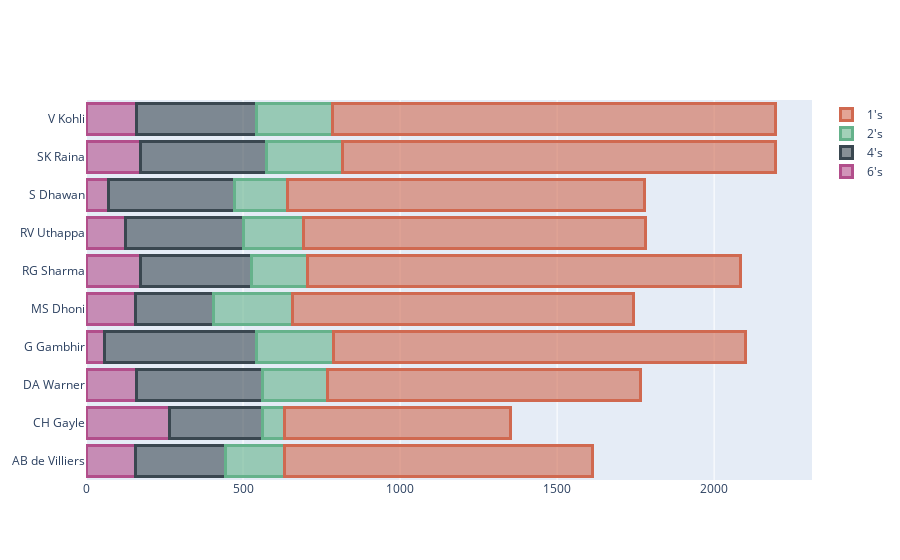

The notebook cell saved with this chart:
### Markdown cell above
### How do the top batsmen score? (INTERACTIVE)

### Code cell
a=batsmen.groupby(['batsman','batsman_runs'])['total_runs'].count().reset_index()
b=max_runs.sort_values(ascending=False)[:10].reset_index()
c=b.merge(a,left_on='batsman',right_on='batsman',how='left')
c.drop('batsman_runs_x',axis=1,inplace=True)
c.set_index('batsman',inplace=True)
c.columns=['type','count']
c=c[(c['type']==1)|(c['type']==2)|(c['type']==4)|(c['type']==6)]
cols=['type','count']
c.reset_index(inplace=True)
c=c.pivot(index='batsman',columns='type',values='count')

trace1 = go.Bar(
    y=c.index, x=c[6],
    name="6's",
    orientation = 'h',
    marker = dict(color = 'rgba(178, 78, 139, 0.6)',
        line = dict(color = 'rgba(178, 78, 139, 1.0)',
            width = 3)
    )
)
trace2 = go.Bar(
    y=c.index, x=c[4],
    name="4's",
    orientation = 'h',
    marker = dict(color = 'rgba(58, 71, 80, 0.6)',
        line = dict(color = 'rgba(58, 71, 80, 1.0)',
            width = 3)
    )
)

trace3 = go.Bar(
    y=c.index, x=c[2],
    name="2's",
    orientation = 'h',
    marker = dict(color = 'rgba(101, 178, 139, 0.6)',
        line = dict(color = 'rgba(101, 178, 139, 1.0)',
            width = 3)
    )
)
trace4 = go.Bar(
    y=c.index, x=c[1],
    name="1's",
    orientation = 'h',
    marker = dict(color = 'rgba(208, 105, 80, 0.6)',
        line = dict(color = 'rgba(208, 105, 80, 1.0)',
            width = 3)
    )
)

data = [trace1, trace2,trace3,trace4]
layout = go.Layout(
    barmode='stack'
)

fig = go.Figure(data=data, layout=layout)
py.iplot(fig, filename='marker-h-bar')

### Figure 1 — Plotly figure (JSON) as saved in the notebook; plotly's stock layout.template omitted (floating-point values rounded to 4 significant figures)
{"data": [{"marker": {"color": "rgba(178, 78, 139, 0.6)", "line": {"color": "rgba(178, 78, 139, 1.0)", "width": 3}}, "name": "6's", "orientation": "h", "type": "bar", "x": [158, 266, 160, 58, 156, 173, 125, 71, 174, 160], "y": ["AB de Villiers", "CH Gayle", "DA Warner", "G Gambhir", "MS Dhoni", "RG Sharma", "RV Uthappa", "S Dhawan", "SK Raina", "V Kohli"]}, {"marker": {"color": "rgba(58, 71, 80, 0.6)", "line": {"color": "rgba(58, 71, 80, 1.0)", "width": 3}}, "name": "4's", "orientation": "h", "type": "bar", "x": [287, 297, 401, 484, 251, 354, 377, 401, 402, 384], "y": ["AB de Villiers", "CH Gayle", "DA Warner", "G Gambhir", "MS Dhoni", "RG Sharma", "RV Uthappa", "S Dhawan", "SK Raina", "V Kohli"]}, {"marker": {"color": "rgba(101, 178, 139, 0.6)", "line": {"color": "rgba(101, 178, 139, 1.0)", "width": 3}}, "name": "2's", "orientation": "h", "type": "bar", "x": [187, 70, 207, 245, 251, 177, 191, 168, 242, 242], "y": ["AB de Villiers", "CH Gayle", "DA Warner", "G Gambhir", "MS Dhoni", "RG Sharma", "RV Uthappa", "S Dhawan", "SK Raina", "V Kohli"]}, {"marker": {"color": "rgba(208, 105, 80, 0.6)", "line": {"color": "rgba(208, 105, 80, 1.0)", "width": 3}}, "name": "1's", "orientation": "h", "type": "bar", "x": [980, 718, 997, 1313, 1085, 1379, 1087, 1137, 1377, 1410], "y": ["AB de Villiers", "CH Gayle", "DA Warner", "G Gambhir", "MS Dhoni", "RG Sharma", "RV Uthappa", "S Dhawan", "SK Raina", "V Kohli"]}], "layout": {"barmode": "stack"}}
